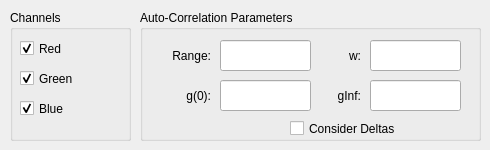
      <widget class="QWidget" name="autoCorrelationTab">
       <attribute name="title">
        <string>Auto-Correlation</string>
       </attribute>
       <widget class="QGroupBox" name="autoChannelsGroup">
        <property name="geometry">
         <rect>
          <x>10</x>
          <y>10</y>
          <width>121</width>
          <height>131</height>
         </rect>
        </property>
        <property name="title">
         <string>Channels</string>
        </property>
        <widget class="QCheckBox" name="redCheckbox">
         <property name="geometry">
          <rect>
           <x>10</x>
           <y>30</y>
           <width>70</width>
           <height>17</height>
          </rect>
         </property>
         <property name="text">
          <string>Red</string>
         </property>
         <property name="checked">
          <bool>true</bool>
         </property>
        </widget>
        <widget class="QCheckBox" name="greenCheckbox">
         <property name="geometry">
          <rect>
           <x>10</x>
           <y>60</y>
           <width>70</width>
           <height>17</height>
          </rect>
         </property>
         <property name="text">
          <string>Green</string>
         </property>
         <property name="checked">
          <bool>true</bool>
         </property>
        </widget>
        <widget class="QCheckBox" name="blueCheckbox">
         <property name="geometry">
          <rect>
           <x>10</x>
           <y>90</y>
           <width>70</width>
           <height>17</height>
          </rect>
         </property>
         <property name="text">
          <string>Blue</string>
         </property>
         <property name="checked">
          <bool>true</bool>
         </property>
        </widget>
       </widget>
       <widget class="QGroupBox" name="autoGroup">
        <property name="geometry">
         <rect>
          <x>140</x>
          <y>10</y>
          <width>341</width>
          <height>131</height>
         </rect>
        </property>
        <property name="title">
         <string>Auto-Correlation Parameters</string>
        </property>
        <property name="flat">
         <bool>false</bool>
        </property>
        <property name="checkable">
         <bool>false</bool>
        </property>
        <widget class="QLabel" name="autoRangeLabel">
         <property name="geometry">
          <rect>
           <x>10</x>
           <y>30</y>
           <width>61</width>
           <height>31</height>
          </rect>
         </property>
         <property name="text">
          <string>Range:</string>
         </property>
         <property name="alignment">
          <set>Qt::AlignRight|Qt::AlignTrailing|Qt::AlignVCenter</set>
         </property>
        </widget>
        <widget class="QLabel" name="autoG0Label">
         <property name="geometry">
          <rect>
           <x>10</x>
           <y>70</y>
           <width>61</width>
           <height>31</height>
          </rect>
         </property>
         <property name="text">
          <string>g(0):</string>
         </property>
         <property name="alignment">
          <set>Qt::AlignRight|Qt::AlignTrailing|Qt::AlignVCenter</set>
         </property>
        </widget>
        <widget class="QLabel" name="autoWLabel">
         <property name="geometry">
          <rect>
           <x>200</x>
           <y>30</y>
           <width>21</width>
           <height>31</height>
          </rect>
         </property>
         <property name="text">
          <string>w:</string>
         </property>
         <property name="alignment">
          <set>Qt::AlignRight|Qt::AlignTrailing|Qt::AlignVCenter</set>
         </property>
        </widget>
        <widget class="QLabel" name="autoGinfLabel">
         <property name="geometry">
          <rect>
           <x>180</x>
           <y>70</y>
           <width>41</width>
           <height>31</height>
          </rect>
         </property>
         <property name="text">
          <string>gInf:</string>
         </property>
         <property name="alignment">
          <set>Qt::AlignRight|Qt::AlignTrailing|Qt::AlignVCenter</set>
         </property>
        </widget>
        <widget class="QLineEdit" name="autoRangeTextbox">
         <property name="geometry">
          <rect>
           <x>80</x>
           <y>30</y>
           <width>91</width>
           <height>31</height>
          </rect>
         </property>
         <property name="inputMethodHints">
          <set>Qt::ImhFormattedNumbersOnly</set>
         </property>
        </widget>
        <widget class="QLineEdit" name="autoG0Textbox">
         <property name="geometry">
          <rect>
           <x>80</x>
           <y>70</y>
           <width>91</width>
           <height>31</height>
          </rect>
         </property>
         <property name="inputMethodHints">
          <set>Qt::ImhFormattedNumbersOnly</set>
         </property>
        </widget>
        <widget class="QLineEdit" name="autoWTextbox">
         <property name="geometry">
          <rect>
           <x>230</x>
           <y>30</y>
           <width>91</width>
           <height>31</height>
          </rect>
         </property>
         <property name="inputMethodHints">
          <set>Qt::ImhFormattedNumbersOnly</set>
         </property>
        </widget>
        <widget class="QLineEdit" name="autoGinfTextbox">
         <property name="geometry">
          <rect>
           <x>230</x>
           <y>70</y>
           <width>91</width>
           <height>31</height>
          </rect>
         </property>
         <property name="inputMethodHints">
          <set>Qt::ImhFormattedNumbersOnly</set>
         </property>
        </widget>
        <widget class="QCheckBox" name="autoDeltasCheckbox">
         <property name="geometry">
          <rect>
           <x>150</x>
           <y>110</y>
           <width>171</width>
           <height>17</height>
          </rect>
         </property>
         <property name="text">
          <string>Consider Deltas</string>
         </property>
        </widget>
       </widget>
      </widget>
